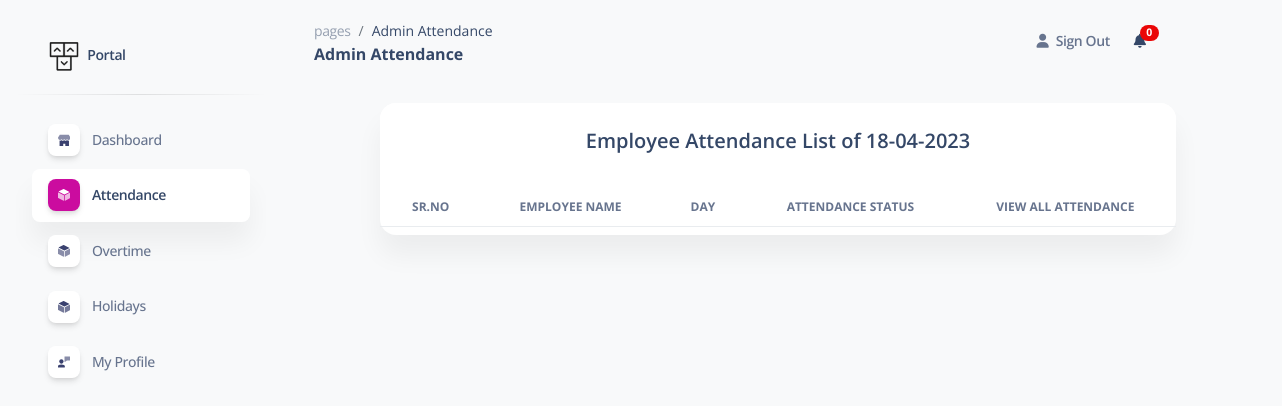
The app's page /admin_attendance.php, older data.
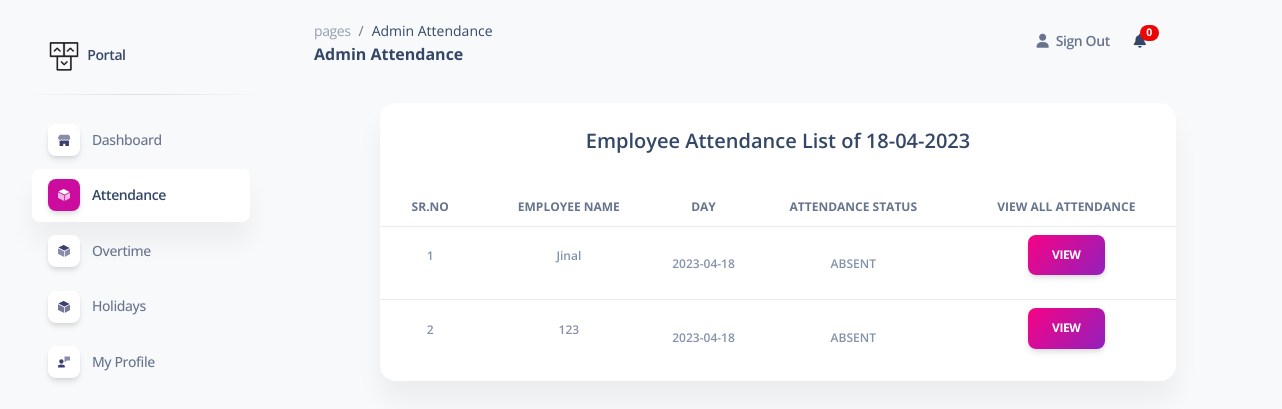
The same page, newer data.
### tables this page shows
CREATE TABLE `attendance` (
  `id` int(11) NOT NULL,
  `user_id` int(11) NOT NULL,
  `attendance_date` date NOT NULL,
  `attendance_status` int(11) DEFAULT 0 COMMENT '0 = absent, 1 = present, 2 = half day, 3 = paid leave',
  `is_update` varchar(255) DEFAULT NULL,
  `created_date` datetime NOT NULL DEFAULT current_timestamp()
);

CREATE TABLE `user` (
  `user_id` int(11) NOT NULL,
  `user_name` varchar(255) NOT NULL,
  `user_email` varchar(50) NOT NULL,
  `user_password` varchar(50) NOT NULL,
  `user_type` int(50) NOT NULL DEFAULT 1 COMMENT '1 = user, 2 = admin',
  `user_image` text NOT NULL,
  `monthly_salary` int(15) DEFAULT NULL,
  `daily_salary` int(15) NOT NULL DEFAULT 0,
  `user_status` varchar(50) NOT NULL DEFAULT '1' COMMENT '1 = active , 0 = deactive',
  `created_date` datetime NOT NULL DEFAULT current_timestamp() COMMENT 'Created time and date'
);

### admin_attendance.php (the view, shortened to what this page needs)
<!DOCTYPE html>
<html lang="en">
<head>
  <link href="assets/css/nucleo-icons.css" rel="stylesheet" />
  <link href="assets/css/nucleo-svg.css" rel="stylesheet" />
  <link href="assets/css/nucleo-svg.css" rel="stylesheet" />
  <link id="pagestyle" href="assets/css/soft-ui-dashboard.css?v=1.0.3" rel="stylesheet" />
  <link rel="stylesheet" href="https://cdn.datatables.net/1.13.4/css/jquery.dataTables.css" />
</head>
<body class="g-sidenav-show  bg-gray-100">
  <?php include 'sidebar.php'; ?>
  <main class="main-content position-relative max-height-vh-100 h-100 mt-1 border-radius-lg ">
    <?php include 'navbar.php'; ?>
    <div class="container-fluid py-4">
      <div class="row">
        <div class="col-1">
        </div>
        <div class="col-10">
          <div class="card mb-4">
            <div class="card-header pb-0">
              <h5 class="align-middle text-center pb-3">Employee Attendance List of
                <?php echo date('d-m-Y'); ?>
              </h5>
            </div>
            <div class="card-body px-0 pt-2 pb-2">
              <div class="table-responsive p-0">
                <table class="table align-items-center mb-0" id="data">
                  <thead>
                    <tr>
                      <th class="text-center text-uppercase text-xs font-weight-bolder">Sr.No
                      </th>
                      <th class="text-center text-uppercase text-xs font-weight-bolder">
                        Employee Name</th>
                      <th class="text-center text-uppercase text-xs font-weight-bolder">Day
                      </th>
                      <th class="text-center text-uppercase text-xs font-weight-bolder">
                        Attendance Status</th>
                      <th class="text-center text-uppercase text-xs font-weight-bolder">
                        View all attendance
                      </th>
                    </tr>
                  </thead>
                  <tbody>
                    <?php
                    $today_date = date("Y-m-d");
                    $update_month = date("m");
                    $update_year = date("Y");
                    $user_type = 1;
                    $sql = "SELECT user.user_id, user.user_name, attendance.attendance_date, attendance.attendance_status FROM user INNER JOIN attendance WHERE user.user_id = attendance.user_id AND attendance.attendance_date = '$today_date' AND month(attendance.attendance_date) = '$update_month' AND year(attendance.attendance_date) = '$update_year' AND user.user_type = $user_type";
                    $result = mysqli_query($con, $sql);
                    if (mysqli_num_rows($result) > 0) {
                      $sn = 1;
                      while ($row = mysqli_fetch_assoc($result)) {
                        ?>
                        <tr>
                          <td class="align-middle text-center">
                            <span class="text-secondary text-xs font-weight-bold ">
                              <?php echo $sn; ?>
                          </td>
                          <td class="align-middle text-center">
                            <span class="text-secondary text-xs font-weight-bold ">
                              <?php echo $row['user_name']; ?>
                          </td>
                          <td class="align-middle text-center">
                            <span class="text-secondary text-xs font-weight-bold">
                              <?php echo $row['attendance_date']; ?>
                            </span>
                          </td>
                          <td class="align-middle text-center">
                            <span class="text-secondary text-xs font-weight-bold">
                              <?php if ($row['attendance_status'] == 0) {
                                echo "ABSENT";
                              } elseif ($row['attendance_status'] == 1) {
                                echo "PRESENT";
                              } elseif ($row['attendance_status'] == 2) {
                                echo "HALF DAY";
                              } elseif ($row['attendance_status'] == 3) {
                                echo "PAID LEAVE";
                              }
                              ?>
                            </span>
                          </td>
                          <td class="align-middle text-center">
                            <span class="text-secondary text-xs font-weight-bold"><a class="btn bg-gradient-primary"
                                name="view" href="view_employee_attendance.php?uid=<?php echo $row['user_id']; ?>">View</a></span>
                          </td>
                        </tr>
                        <?php $sn++;
                      }
                    } ?>
                  </tbody>
                </table>
              </div>
            </div>
          </div>
        </div>
        <div class="col-1">
        </div>
      </div>
    </div>
</body>
</html>

Row changes from the older to the newer data that the page shows:
added attendance: user.user_name "Jinal", attendance_date "2023-04-18", attendance_status "ABSENT"
added attendance: user.user_name "123", attendance_date "2023-04-18", attendance_status "ABSENT"
